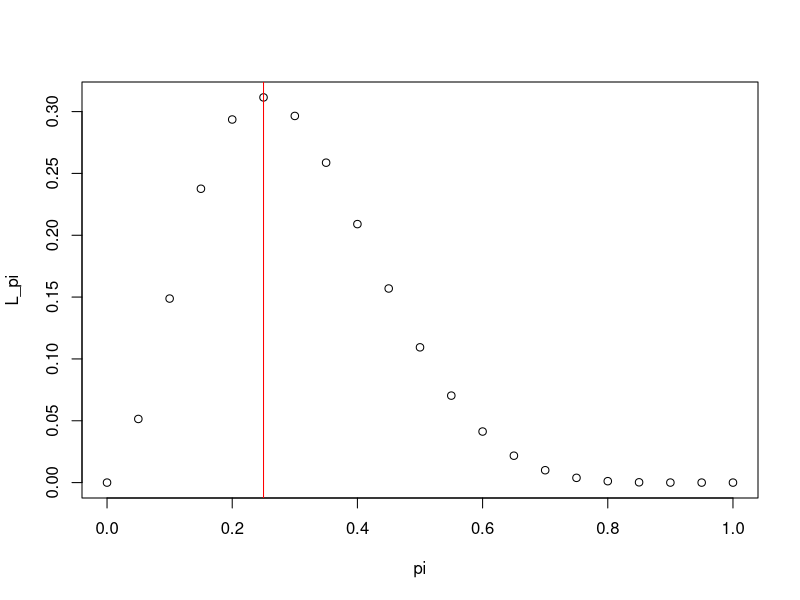

This chart was generated by the following R code:
# Define a range of values for pi
pi = seq(0,1,by = 0.05)

# Calculate the likelihood for each value, given n=8 and x=2
L_pi <- choose(8,2)*pi^2*(1-pi)^(8-2)

# Plot the output
options(repr.plot.width=5, repr.plot.height=5)
plot(x = pi, y = L_pi)

# Add a line to indicate the value which yields the highest likelihood
abline(v = pi[which.max(L_pi)], col = "red")
